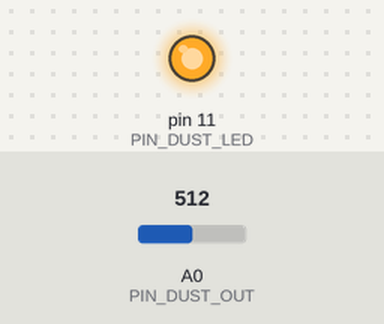
Simulated run of this sketch. Board: Arduino Uno, built with avr-gcc and run on an emulated ATmega328P. Shown: output pins drawn as LEDs (lit = HIGH). The test bench sets the inputs (shaded band); at power-on: A0 (PIN_DUST_OUT) = 512. What the sketch prints to the serial monitor is not drawn.

Above: at 0.1 s.
Timing chart, 0 to 1.6 s (numbered marks = the images above):
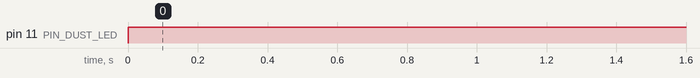

The sketch:

check_defaaultV.ino
```cpp
#define PIN_DUST_LED 11 // 센서 LED 핀
#define PIN_DUST_OUT A0 // 데이터 출력 핀

// 미세먼지 값의 최솟값, 최댓값, 평균값을 저장할 변수들 선언
float minValue = 1000000; // 충분히 큰 값으로 초기화
float maxValue = 0; // 0으로 초기화
float averageValue = 0; // 평균값 초기화
int readCount = 0; // 읽은 횟수 초기화
float sumValue = 0; // 총 합 초기화
int under_06 = 0;
int under_05 = 0;
int under_04 = 0;
int under_03 = 0;
void setup() {
  pinMode(PIN_DUST_LED, OUTPUT);
  digitalWrite(PIN_DUST_LED, HIGH);  // 미세먼지 센서 적외선 LED 초기값 설정(HIGH -> 센서 끔)
  Serial.begin(9600); // 시리얼 통신 시작, 바우드레이트 9600으로 설정
}

float read_dust() {
  digitalWrite(PIN_DUST_LED, LOW); // LOW-> 센서 킴, 데이터 샘플링 시작
  delayMicroseconds(280); // 0.28ms 동안 데이터 수집
  int dust_analog = analogRead(PIN_DUST_OUT);
  float dustV = dust_analog * (5.0 / 1023.0); // 아날로그 값을 본래 전압 값으로 변환
  digitalWrite(PIN_DUST_LED, HIGH); // 데이터 샘플링 종료, 센서 끔
  delayMicroseconds(9680); // 센서 안정화
  return dustV;
}

void updateStatistics(float dustV) {
  // 최솟값, 최댓값 업데이트
  if(dustV < minValue) minValue = dustV;
  if(dustV > maxValue) maxValue = dustV;
  if(dustV < 0.3){
    under_03++;
  }
  if(dustV < 0.4){
    under_04++;
  }
  if(dustV < 0.5){
    under_05++;
  }
  if(dustV < 0.6){
    under_06++;
  }
  // 평균값 업데이트
  sumValue += dustV;
  averageValue = sumValue / (readCount - 1);
}

void printStatistics() {

  Serial.print("0.3 이하의 값 출현 횟수:  ");
  Serial.print(under_03);
  Serial.println(" 회");

  Serial.print("0.4 이하의 값 출현 횟수:  ");
  Serial.print(under_04);
  Serial.println(" 회");

  Serial.print("0.5 이하의 값 출현 횟수:  ");
  Serial.print(under_05);
  Serial.println(" 회");

  Serial.print("0.6 이하의 값 출현 횟수:  ");
  Serial.print(under_06);
  Serial.println(" 회");

  Serial.print("최소 전압: ");
  Serial.print(minValue);
  Serial.println(" V");

  Serial.print("최대 전압: ");
  Serial.print(maxValue);
  Serial.println(" V");

  Serial.print("평균 전압: ");
  Serial.print(averageValue);
  Serial.println(" V");

  Serial.print("측정 횟수: ");
  Serial.print(readCount-1);
  Serial.println(" 회");

}

void loop() {
  readCount++;
  float dustV = read_dust();
  if(readCount > 1){
    updateStatistics(dustV); // 통계 업데이트
    Serial.println();
    Serial.print("현재 전압: ");
    Serial.print(dustV);
    Serial.println(" V");

    printStatistics(); // 통계 출력
    delay(3000); // 3초 대기
  }
  delay(1000); // 1초 대기
}
```

Measured:
- by itself, pin 11 (PIN_DUST_LED): LOW → HIGH at 0.00 s
